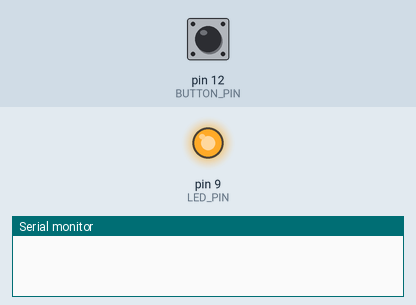
This sketch was run on a simulated Arduino Leonardo, built with avr-gcc and run on an emulated ATmega32U4. Parts: output pins drawn as LEDs (lit = HIGH), the last lines printed to the serial monitor. The test bench sets the inputs (shaded band); at power-on: pin 12 (BUTTON_PIN) HIGH. Random numbers use the default seed unless the sketch sets one; USB keyboard and mouse output is not drawn.

Above: at 1.2 s.
1.3 s: pin 12 (BUTTON_PIN) pulled LOW for 0.15 s
At 2.0 s:
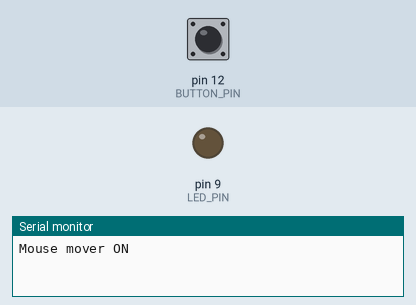
2.9 s: pin 12 (BUTTON_PIN) pulled LOW for 1 s
At 3.2 s:
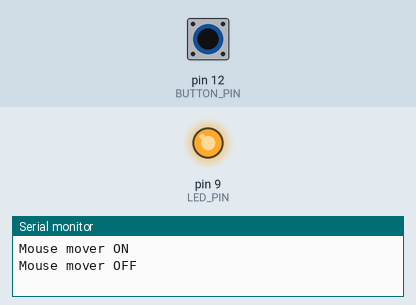
5.4 s: pin 12 (BUTTON_PIN) pulled LOW for 3.2 s
At 6.4 s:
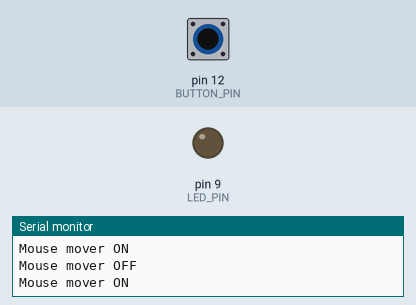
Timing chart, 0 to 8.4 s (numbered marks = the images above; inputs shaded):
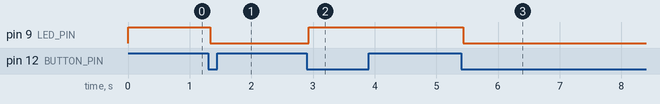

The sketch:

Shadowfang_V2.ino
```cpp
#include <Mouse.h>

const int BUTTON_PIN = 12;   // Button to GND (INPUT_PULLUP)
const int LED_PIN    = 9;  // External LED (sinking: LOW=ON, HIGH=OFF)

const unsigned long DEBOUNCE_MS   = 35;
const unsigned long MOVE_INTERVAL = 3;      // ms between micro-steps
const unsigned long LOOP_INTERVAL = 10000;  // ms idle between bursts

// --- Button debouncer (edge-based) ---
int rawBtn = HIGH, lastRawBtn = HIGH, stableBtn = HIGH; // HIGH = not pressed
unsigned long lastRawChangeMs = 0;
bool btnFell = false, btnRose = false;

// --- State machine ---
enum State { IDLE, MOVING, BETWEEN };
State state = IDLE;
bool active = false;

// --- Movement burst bookkeeping ---
int stepsRemaining = 0;
int stepX = 0, stepY = 0;
unsigned long lastStepMs = 0;
unsigned long betweenStartMs = 0;

void startBurst(unsigned long now) {
  int distance = random(10, 800);
  stepX = (random(3) - 1);         // -1, 0, or +1
  stepY = (random(3) - 1);         // -1, 0, or +1
  if (stepX == 0 && stepY == 0) {  // ensure movement
    stepX = 1;
  }
  stepsRemaining = distance;
  lastStepMs = now;
  state = MOVING;
}

void stopActive() {
  active = false;
  state = IDLE;
  Serial.println("Mouse mover OFF");
}

void setup() {
  pinMode(BUTTON_PIN, INPUT_PULLUP);
  pinMode(LED_PIN, OUTPUT);
  digitalWrite(LED_PIN, HIGH); // sinking LED off

  Serial.begin(9600);
  randomSeed(analogRead(0));
  Mouse.begin();
}

void loop() {
  unsigned long now = millis();

  // ---- Debounce (detect edges once) ----
  rawBtn = digitalRead(BUTTON_PIN);
  if (rawBtn != lastRawBtn) {
    lastRawBtn = rawBtn;
    lastRawChangeMs = now;
  }
  if ((now - lastRawChangeMs) >= DEBOUNCE_MS && rawBtn != stableBtn) {
    stableBtn = rawBtn;
    btnFell = (stableBtn == LOW);   // pressed
    btnRose = (stableBtn == HIGH);  // released
  }

  // ---- Handle button press (toggle active) ----
  if (btnFell) {
    active = !active;
    Serial.println(active ? "Mouse mover ON" : "Mouse mover OFF");
    if (active) {
      startBurst(now);
    } else {
      state = IDLE;
    }
    btnFell = false; // consume edge
  }
  if (btnRose) btnRose = false; // not needed further, just clear

  // ---- LED reflects active state ----
  digitalWrite(LED_PIN, active ? LOW : HIGH);  // LOW = ON (sinking)

  // ---- State machine ----
  switch (state) {
    case IDLE:
      // Do nothing unless activated
      break;

    case MOVING:
      // Allow immediate stop mid-move
      if (!active) { state = IDLE; break; }
      if (stepsRemaining > 0 && (now - lastStepMs) >= MOVE_INTERVAL) {
        Mouse.move(stepX, stepY, 0);
        lastStepMs = now;
        stepsRemaining--;
      }
      if (stepsRemaining <= 0) {
        betweenStartMs = now;
        state = BETWEEN;
      }
      // If user pressed during moving, the toggle above already handled it
      if (!active) { state = IDLE; }
      break;

    case BETWEEN:
      if (!active) { state = IDLE; break; }
      if ((now - betweenStartMs) >= LOOP_INTERVAL) {
        startBurst(now);
      }
      break;
  }
}
```

Measured:
- after the input at 1.3 s, pin 9 (LED_PIN): HIGH → LOW at once
- after the input at 2.9 s, pin 9 (LED_PIN): LOW → HIGH at once
- after the input at 5.4 s, pin 9 (LED_PIN): HIGH → LOW at once
